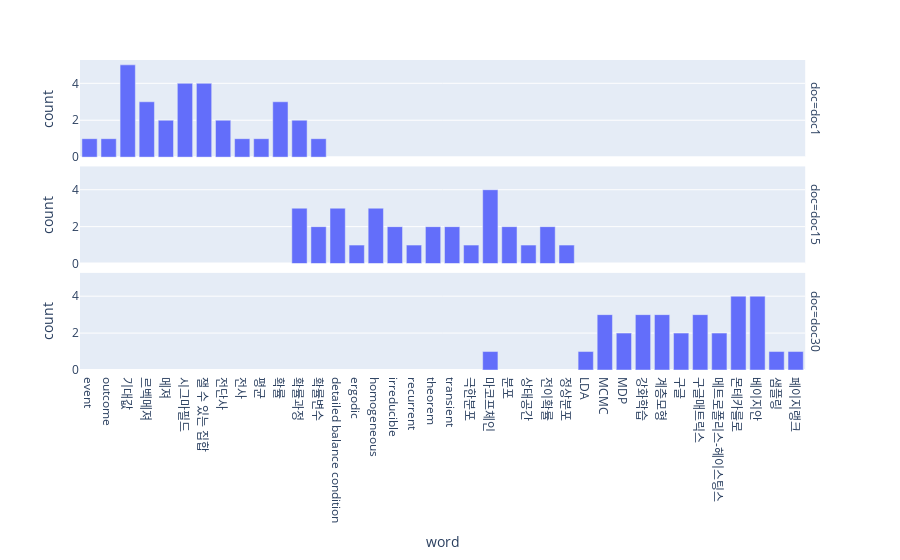

Notebook code for this chart:
### Markdown cell above
아래는 이 자료의 일부문서 (문서1, 문서15, 문서30)을 시각화한 것이다. 문서1에는 "측도론" 관련 단어들이, 문서15에는 "마코프체인" 관련 단어들이, 그리고 문서30에는 "마코체인의 응용"과 관련된 단어들이 포함되어 있다는 것을 알수 있다.

### Code cell
df.stack().reset_index().rename({'level_1':'doc',0:'word'},axis=1).groupby(['doc','word']).agg('count').\
stack().reset_index().rename({0:'count'},axis=1).query('doc in ["doc1","doc15","doc30"]').\
plot.bar(backend='plotly',x='word',y='count',facet_row="doc",height=800)

### Figure 1 — Plotly figure (JSON) as saved in the notebook; plotly's stock layout.template omitted (floating-point values rounded to 4 significant figures)
{"data": [{"alignmentgroup": "True", "hovertemplate": "doc=doc1<br>word=%{x}<br>count=%{y}<extra></extra>", "legendgroup": "", "marker": {"color": "#636efa", "pattern": {"shape": ""}}, "name": "", "offsetgroup": "", "orientation": "v", "showlegend": false, "textposition": "auto", "type": "bar", "x": ["event", "outcome", "기대값", "르벡메져", "메져", "시그마필드", "잴 수 있는 집합", "전단사", "전사", "평균", "확률", "확률과정", "확률변수"], "xaxis": "x3", "y": [1, 1, 5, 3, 2, 4, 4, 2, 1, 1, 3, 2, 1], "yaxis": "y3"}, {"alignmentgroup": "True", "hovertemplate": "doc=doc15<br>word=%{x}<br>count=%{y}<extra></extra>", "legendgroup": "", "marker": {"color": "#636efa", "pattern": {"shape": ""}}, "name": "", "offsetgroup": "", "orientation": "v", "showlegend": false, "textposition": "auto", "type": "bar", "x": ["detailed balance condition", "ergodic", "homogeneous", "irreducible", "recurrent", "theorem", "transient", "극한분포", "마코프체인", "분포", "상태공간", "전이확률", "정상분포", "확률과정", "확률변수"], "xaxis": "x2", "y": [3, 1, 3, 2, 1, 2, 2, 1, 4, 2, 1, 2, 1, 3, 2], "yaxis": "y2"}, {"alignmentgroup": "True", "hovertemplate": "doc=doc30<br>word=%{x}<br>count=%{y}<extra></extra>", "legendgroup": "", "marker": {"color": "#636efa", "pattern": {"shape": ""}}, "name": "", "offsetgroup": "", "orientation": "v", "showlegend": false, "textposition": "auto", "type": "bar", "x": ["LDA", "MCMC", "MDP", "강화학습", "계층모형", "구글", "구글매트릭스", "마코프체인", "메트로폴리스-헤이스팅스", "몬테카를로", "베이지안", "샘플링", "페이지랭크"], "xaxis": "x", "y": [1, 3, 2, 3, 3, 2, 3, 1, 2, 4, 4, 1, 1], "yaxis": "y"}], "layout": {"annotations": [{"font": {}, "showarrow": false, "text": "doc=doc30", "textangle": 90, "x": 0.98, "xanchor": "left", "xref": "paper", "y": 0.1567, "yanchor": "middle", "yref": "paper"}, {"font": {}, "showarrow": false, "text": "doc=doc15", "textangle": 90, "x": 0.98, "xanchor": "left", "xref": "paper", "y": 0.5, "yanchor": "middle", "yref": "paper"}, {"font": {}, "showarrow": false, "text": "doc=doc1", "textangle": 90, "x": 0.98, "xanchor": "left", "xref": "paper", "y": 0.8433, "yanchor": "middle", "yref": "paper"}], "autosize": true, "barmode": "relative", "legend": {"tracegroupgap": 0}, "margin": {"t": 60}, "xaxis": {"anchor": "y", "autorange": true, "domain": [0, 0.98], "range": [-0.5, 37.5], "title": {"text": "word"}, "type": "category"}, "xaxis2": {"anchor": "y2", "autorange": true, "domain": [0, 0.98], "matches": "x", "range": [-0.5, 37.5], "showticklabels": false, "type": "category"}, "xaxis3": {"anchor": "y3", "autorange": true, "domain": [0, 0.98], "matches": "x", "range": [-0.5, 37.5], "showticklabels": false, "type": "category"}, "yaxis": {"anchor": "x", "autorange": true, "domain": [0, 0.3133], "range": [0, 5.263], "title": {"text": "count"}, "type": "linear"}, "yaxis2": {"anchor": "x2", "autorange": true, "domain": [0.3433, 0.6567], "matches": "y", "range": [0, 5.263], "title": {"text": "count"}, "type": "linear"}, "yaxis3": {"anchor": "x3", "autorange": true, "domain": [0.6867, 1.0], "matches": "y", "range": [0, 5.263], "title": {"text": "count"}, "type": "linear"}}}
